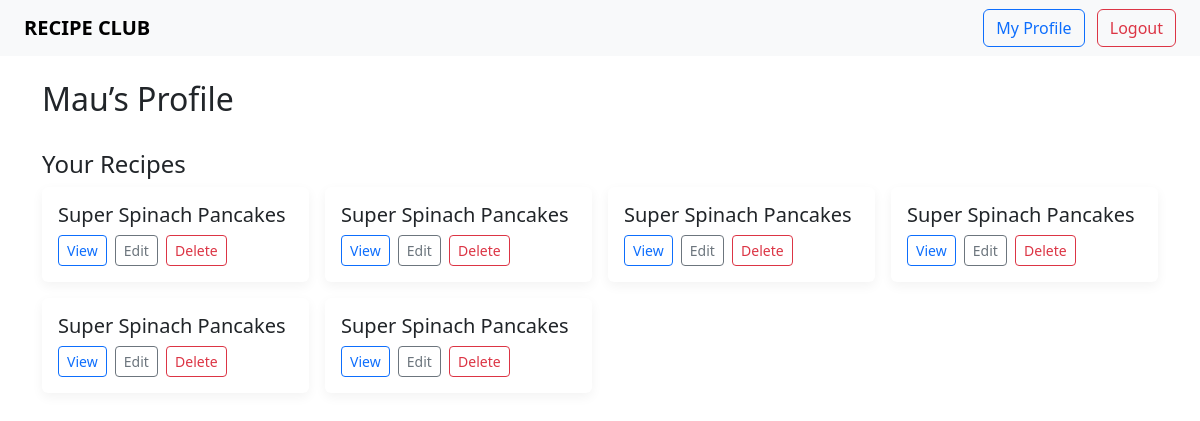
The app's page /profile (signed in) with its own data.
### models.py (models this page shows, shortened)
class User(UserMixin, db.Model):
    __tablename__ = 'user'
    id           = db.Column(db.Integer,   primary_key=True)
    username     = db.Column(db.String(80), unique=True, nullable=False)
    email        = db.Column(db.String(120),unique=True, nullable=False)
    password     = db.Column(db.String(200), nullable=False)
    is_verified  = db.Column(db.Boolean,    default=False)
    recipes      = db.relationship(lambda: Recipe, back_populates="user", lazy=True)
    favorites    = db.relationship(
        lambda: Recipe,
        secondary=favorites,
        back_populates="favorited_by",
        lazy='dynamic'
    )
    ratings      = db.relationship(lambda: Rating, back_populates="user", lazy=True)

class Recipe(db.Model):
    __tablename__ = 'recipe'
    id           = db.Column(db.Integer,   primary_key=True)
    title        = db.Column(db.String(120), nullable=False)
    ingredients  = db.Column(db.Text,      nullable=False)
    instructions = db.Column(db.Text,      nullable=False)
    is_public    = db.Column(db.Boolean,   default=True)
    user_id      = db.Column(db.Integer,   db.ForeignKey("user.id"), nullable=False)
    image        = db.Column(db.String(512), nullable=True)
    user         = db.relationship(lambda: User, back_populates="recipes")
    favorited_by = db.relationship(
        lambda: User,
        secondary=favorites,
        back_populates="favorites",
        lazy='dynamic'
    )
    ratings      = db.relationship(lambda: Rating, back_populates="recipe", lazy=True)

### app.py (the view)
@app.route("/profile")
@login_required
def profile():
    user_recipes     = Recipe.query.filter_by(user_id=current_user.id).all()
    favorite_recipes = current_user.favorites.all()
    return render_template(
        "dashboard.html",
        recipes=user_recipes,
        favorites=favorite_recipes
    )

### app.py (called while the page is built)
@login_manager.user_loader
def load_user(user_id):
    return User.query.get(int(user_id))

### templates/dashboard.html (shortened to what this page needs)
<!DOCTYPE html>
<html lang="en">
<head>
  <link
    href="https://cdn.jsdelivr.net/npm/bootstrap@5.3.0/dist/css/bootstrap.min.css"
    rel="stylesheet"
  >
</head>
<body>
  <nav class="navbar navbar-light bg-light px-4">
    <a class="navbar-brand text-uppercase fw-bold" href="{{ url_for('home') }}">
      RECIPE CLUB
    </a>
    <div>
      <a href="{{ url_for('profile') }}" class="btn btn-outline-primary me-2">
        My Profile
      </a>
      <a href="{{ url_for('logout') }}" class="btn btn-outline-danger">
        Logout
      </a>
    </div>
  </nav>
  <div class="container mt-4">
    <div class="d-flex align-items-center mb-4">
      <h2>{{ current_user.username }}’s Profile</h2>
    </div>
    {% if recipes %}
      <h4>Your Recipes</h4>
      <div class="grid-container mb-5">
        {% for recipe in recipes %}
          <div class="card">
            <div class="card-body">
              <h5 class="card-title">{{ recipe.title }}</h5>
              <a href="{{ url_for('view_recipe', recipe_id=recipe.id) }}"
                 class="btn btn-sm btn-outline-primary me-1">View</a>
              <a href="{{ url_for('edit_recipe', recipe_id=recipe.id) }}"
                 class="btn btn-sm btn-outline-secondary me-1">Edit</a>
              <form action="{{ url_for('delete_recipe', recipe_id=recipe.id) }}"
                    method="post" style="display:inline;">
                <button type="submit" class="btn btn-sm btn-outline-danger">
                  Delete
                </button>
              </form>
            </div>
          </div>
        {% endfor %}
      </div>
    {% endif %}
  </div>
</body>
</html>

### templates/dashboard.html (style rules this page uses)
.grid-container { display: grid; grid-template-columns: repeat(auto-fill, minmax(250px, 1fr)); gap: 1rem; }
.card { border: none; box-shadow: 0 4px 12px rgba(0,0,0,0.05); }

### records on screen
User: username "Mau"
Recipe: title "Super Spinach Pancakes"
Recipe: title "Super Spinach Pancakes"
Recipe: title "Super Spinach Pancakes"
Recipe: title "Super Spinach Pancakes"
Recipe: title "Super Spinach Pancakes"
Recipe: title "Super Spinach Pancakes"
